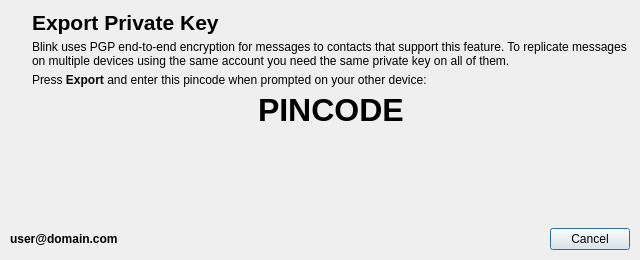
<?xml version="1.0" encoding="UTF-8"?>
<ui version="4.0">
 <class>export_key_dialog</class>
 <widget class="QDialog" name="export_key_dialog">
  <property name="geometry">
   <rect>
    <x>0</x>
    <y>0</y>
    <width>640</width>
    <height>260</height>
   </rect>
  </property>
  <property name="minimumSize">
   <size>
    <width>640</width>
    <height>260</height>
   </size>
  </property>
  <property name="maximumSize">
   <size>
    <width>16777215</width>
    <height>300</height>
   </size>
  </property>
  <property name="windowTitle">
   <string>Export Private Key</string>
  </property>
  <property name="windowIcon">
   <iconset>
    <normaloff>icons/blink48.png</normaloff>icons/blink48.png</iconset>
  </property>
  <layout class="QGridLayout" name="gridLayout">
   <property name="leftMargin">
    <number>10</number>
   </property>
   <property name="topMargin">
    <number>10</number>
   </property>
   <property name="rightMargin">
    <number>10</number>
   </property>
   <property name="bottomMargin">
    <number>10</number>
   </property>
   <property name="spacing">
    <number>5</number>
   </property>
   <item row="0" column="0">
    <layout class="QVBoxLayout" name="verticalLayout_2">
     <property name="leftMargin">
      <number>5</number>
     </property>
     <property name="rightMargin">
      <number>5</number>
     </property>
     <item>
      <widget class="QLabel" name="label">
       <property name="text">
        <string/>
       </property>
       <property name="pixmap">
        <pixmap>icons/work/lock.svg</pixmap>
       </property>
       <property name="margin">
        <number>10</number>
       </property>
      </widget>
     </item>
    </layout>
   </item>
   <item row="0" column="1">
    <layout class="QVBoxLayout" name="verticalLayout">
     <item>
      <widget class="QLabel" name="label_2">
       <property name="font">
        <font>
         <pointsize>16</pointsize>
         <weight>75</weight>
         <bold>true</bold>
        </font>
       </property>
       <property name="text">
        <string>Export Private Key</string>
       </property>
      </widget>
     </item>
     <item>
      <widget class="QLabel" name="label_3">
       <property name="text">
        <string>Blink uses PGP end-to-end encryption for messages to contacts that support this feature. To replicate messages on multiple devices using the same account you need the same private key on all of them.</string>
       </property>
       <property name="wordWrap">
        <bool>true</bool>
       </property>
      </widget>
     </item>
     <item>
      <widget class="QLabel" name="label_4">
       <property name="font">
        <font>
         <weight>50</weight>
         <bold>false</bold>
        </font>
       </property>
       <property name="text">
        <string>&lt;html&gt;&lt;head/&gt;&lt;body&gt;&lt;p&gt;Press &lt;span style=&quot; font-weight:600;&quot;&gt;Export&lt;/span&gt; and enter this pincode when prompted on your other device:&lt;/p&gt;&lt;/body&gt;&lt;/html&gt;</string>
       </property>
      </widget>
     </item>
     <item>
      <layout class="QHBoxLayout" name="horizontalLayout_2">
       <item>
        <spacer name="horizontalSpacer">
         <property name="orientation">
          <enum>Qt::Horizontal</enum>
         </property>
         <property name="sizeHint" stdset="0">
          <size>
           <width>40</width>
           <height>20</height>
          </size>
         </property>
        </spacer>
       </item>
       <item>
        <widget class="QLabel" name="pincode_value_label">
         <property name="font">
          <font>
           <pointsize>24</pointsize>
           <weight>75</weight>
           <bold>true</bold>
           <underline>false</underline>
           <strikeout>false</strikeout>
          </font>
         </property>
         <property name="text">
          <string>PINCODE</string>
         </property>
        </widget>
       </item>
       <item>
        <spacer name="horizontalSpacer_2">
         <property name="orientation">
          <enum>Qt::Horizontal</enum>
         </property>
         <property name="sizeHint" stdset="0">
          <size>
           <width>40</width>
           <height>20</height>
          </size>
         </property>
        </spacer>
       </item>
      </layout>
     </item>
     <item>
      <spacer name="verticalSpacer">
       <property name="orientation">
        <enum>Qt::Vertical</enum>
       </property>
       <property name="sizeType">
        <enum>QSizePolicy::Expanding</enum>
       </property>
       <property name="sizeHint" stdset="0">
        <size>
         <width>20</width>
         <height>40</height>
        </size>
       </property>
      </spacer>
     </item>
    </layout>
   </item>
   <item row="1" column="0" colspan="2">
    <layout class="QHBoxLayout" name="horizontalLayout_3">
     <item>
      <widget class="QLabel" name="account_value_label">
       <property name="font">
        <font>
         <weight>75</weight>
         <bold>true</bold>
        </font>
       </property>
       <property name="text">
        <string notr="true">user@domain.com</string>
       </property>
      </widget>
     </item>
     <item>
      <widget class="QDialogButtonBox" name="dialog_button_box">
       <property name="orientation">
        <enum>Qt::Horizontal</enum>
       </property>
       <property name="standardButtons">
        <set>QDialogButtonBox::Cancel</set>
       </property>
      </widget>
     </item>
    </layout>
   </item>
  </layout>
 </widget>
 <resources/>
 <connections>
  <connection>
   <sender>dialog_button_box</sender>
   <signal>accepted()</signal>
   <receiver>export_key_dialog</receiver>
   <slot>accept()</slot>
   <hints>
    <hint type="sourcelabel">
     <x>248</x>
     <y>254</y>
    </hint>
    <hint type="destinationlabel">
     <x>157</x>
     <y>274</y>
    </hint>
   </hints>
  </connection>
  <connection>
   <sender>dialog_button_box</sender>
   <signal>rejected()</signal>
   <receiver>export_key_dialog</receiver>
   <slot>reject()</slot>
   <hints>
    <hint type="sourcelabel">
     <x>316</x>
     <y>260</y>
    </hint>
    <hint type="destinationlabel">
     <x>286</x>
     <y>274</y>
    </hint>
   </hints>
  </connection>
 </connections>
</ui>
